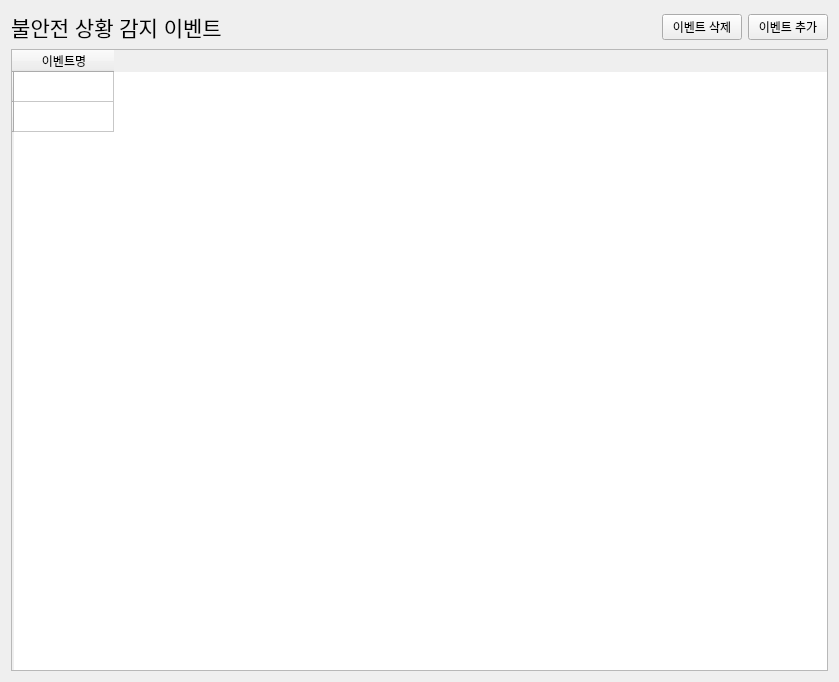
<?xml version="1.0" encoding="UTF-8"?>
<ui version="4.0">
 <class>Widget</class>
 <widget class="QWidget" name="Widget">
  <property name="geometry">
   <rect>
    <x>0</x>
    <y>0</y>
    <width>839</width>
    <height>682</height>
   </rect>
  </property>
  <property name="windowTitle">
   <string>Form</string>
  </property>
  <layout class="QVBoxLayout" name="verticalLayout">
   <item>
    <layout class="QHBoxLayout" name="horizontalLayout">
     <item>
      <widget class="QLabel" name="label_unsafelist">
       <property name="font">
        <font>
         <pointsize>16</pointsize>
        </font>
       </property>
       <property name="text">
        <string>불안전 상황 감지 이벤트</string>
       </property>
       <property name="alignment">
        <set>Qt::AlignmentFlag::AlignCenter</set>
       </property>
      </widget>
     </item>
     <item>
      <spacer name="horizontalSpacer">
       <property name="orientation">
        <enum>Qt::Orientation::Horizontal</enum>
       </property>
       <property name="sizeHint" stdset="0">
        <size>
         <width>40</width>
         <height>20</height>
        </size>
       </property>
      </spacer>
     </item>
     <item>
      <spacer name="horizontalSpacer_2">
       <property name="orientation">
        <enum>Qt::Orientation::Horizontal</enum>
       </property>
       <property name="sizeHint" stdset="0">
        <size>
         <width>40</width>
         <height>20</height>
        </size>
       </property>
      </spacer>
     </item>
     <item>
      <widget class="QPushButton" name="button_delete_event">
       <property name="text">
        <string>이벤트 삭제</string>
       </property>
      </widget>
     </item>
     <item>
      <widget class="QPushButton" name="button_add_event">
       <property name="text">
        <string>이벤트 추가</string>
       </property>
      </widget>
     </item>
    </layout>
   </item>
   <item>
    <widget class="QTableWidget" name="tablewidget_event_list">
     <property name="sizePolicy">
      <sizepolicy hsizetype="Expanding" vsizetype="Expanding">
       <horstretch>0</horstretch>
       <verstretch>0</verstretch>
      </sizepolicy>
     </property>
     <property name="verticalScrollBarPolicy">
      <enum>Qt::ScrollBarPolicy::ScrollBarAsNeeded</enum>
     </property>
     <property name="horizontalScrollBarPolicy">
      <enum>Qt::ScrollBarPolicy::ScrollBarAlwaysOff</enum>
     </property>
     <row>
      <property name="text">
       <string/>
      </property>
      <property name="textAlignment">
       <set>AlignCenter</set>
      </property>
     </row>
     <row>
      <property name="text">
       <string/>
      </property>
     </row>
     <column>
      <property name="text">
       <string>이벤트명</string>
      </property>
      <property name="font">
       <font>
        <pointsize>9</pointsize>
       </font>
      </property>
     </column>
    </widget>
   </item>
  </layout>
 </widget>
 <resources/>
 <connections/>
</ui>
